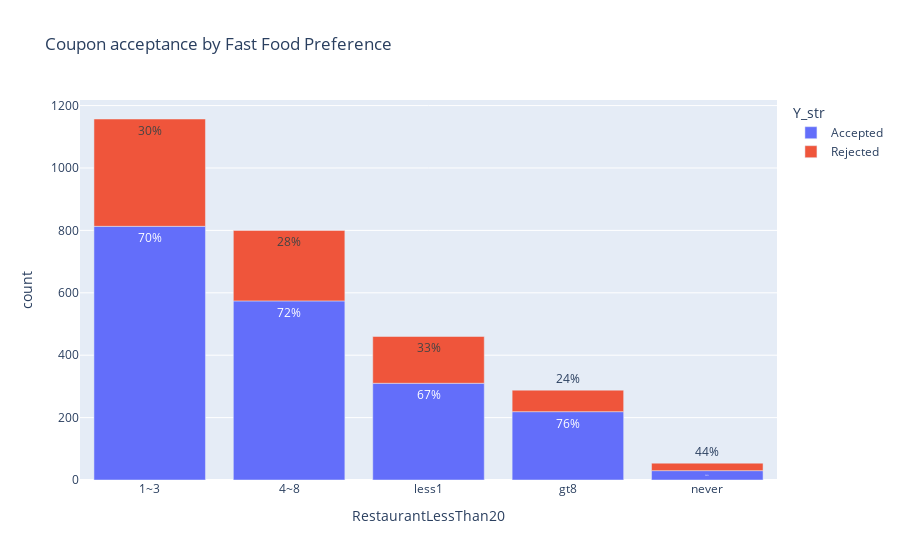

Here is the notebook cell this chart was saved with:
### Markdown cell above
#### 1. Let's find acceptance rate for drivers based on their cheaper restaurant preference.

### Code cell
# Let's perform univariate analysis for RestaurantLessThan20 column
fig1_df = ff_coupons.groupby(['RestaurantLessThan20', 'Y_str'])[['Y']].count().rename(columns= {'Y': 'count'})

# We will create %val colunm for annotation
fig1_df['percent_val'] =  ((fig1_df / fig1_df.groupby(['RestaurantLessThan20'])[['count']].sum()) * 100).round(0).astype(int).astype(str) + '%'

# Reset index and sort values in decending order by count
fig1_df = fig1_df.reset_index().sort_values(by='count', ascending=False)

fig1 = px.bar(fig1_df, x="RestaurantLessThan20", y="count", color="Y_str", 
             text="percent_val", title="Coupon acceptance by Fast Food Preference")

fig1.show()

# Save figure in images directory
fig1.write_image('images/FF_coupon_acceptance_By_FF_Preference.png')

### Figure 1 — Plotly figure (JSON) as saved in the notebook; plotly's stock layout.template omitted (floating-point values rounded to 4 significant figures)
{"data": [{"alignmentgroup": "True", "hovertemplate": "Y_str=Accepted<br>RestaurantLessThan20=%{x}<br>count=%{y}<br>percent_val=%{text}<extra></extra>", "legendgroup": "Accepted", "marker": {"color": "#636efa", "pattern": {"shape": ""}}, "name": "Accepted", "offsetgroup": "Accepted", "orientation": "v", "showlegend": true, "text": ["70%", "72%", "67%", "76%", "56%"], "textposition": "auto", "type": "bar", "x": ["1~3", "4~8", "less1", "gt8", "never"], "xaxis": "x", "y": [813, 574, 310, 219, 30], "yaxis": "y"}, {"alignmentgroup": "True", "hovertemplate": "Y_str=Rejected<br>RestaurantLessThan20=%{x}<br>count=%{y}<br>percent_val=%{text}<extra></extra>", "legendgroup": "Rejected", "marker": {"color": "#EF553B", "pattern": {"shape": ""}}, "name": "Rejected", "offsetgroup": "Rejected", "orientation": "v", "showlegend": true, "text": ["30%", "28%", "33%", "24%", "44%"], "textposition": "auto", "type": "bar", "x": ["1~3", "4~8", "less1", "gt8", "never"], "xaxis": "x", "y": [344, 226, 150, 69, 24], "yaxis": "y"}], "layout": {"barmode": "relative", "legend": {"title": {"text": "Y_str"}, "tracegroupgap": 0}, "title": {"text": "Coupon acceptance by Fast Food Preference"}, "xaxis": {"anchor": "y", "domain": [0, 1], "title": {"text": "RestaurantLessThan20"}}, "yaxis": {"anchor": "x", "domain": [0, 1], "title": {"text": "count"}}}}
